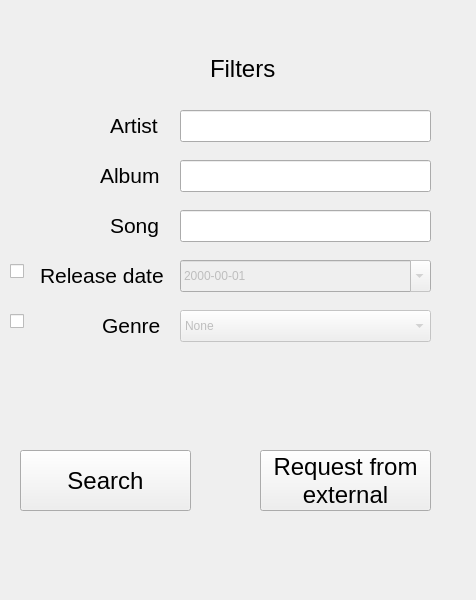
<?xml version="1.0" encoding="UTF-8"?>
<ui version="4.0">
 <class>Filters</class>
 <widget class="QWidget" name="Filters">
  <property name="geometry">
   <rect>
    <x>0</x>
    <y>0</y>
    <width>476</width>
    <height>600</height>
   </rect>
  </property>
  <property name="minimumSize">
   <size>
    <width>476</width>
    <height>600</height>
   </size>
  </property>
  <property name="maximumSize">
   <size>
    <width>476</width>
    <height>600</height>
   </size>
  </property>
  <property name="windowTitle">
   <string>Form</string>
  </property>
  <widget class="QLabel" name="label_2">
   <property name="geometry">
    <rect>
     <x>100</x>
     <y>160</y>
     <width>71</width>
     <height>30</height>
    </rect>
   </property>
   <property name="font">
    <font>
     <pointsize>16</pointsize>
    </font>
   </property>
   <property name="text">
    <string>Album</string>
   </property>
  </widget>
  <widget class="QLineEdit" name="Song">
   <property name="geometry">
    <rect>
     <x>180</x>
     <y>210</y>
     <width>251</width>
     <height>32</height>
    </rect>
   </property>
  </widget>
  <widget class="QLabel" name="label">
   <property name="geometry">
    <rect>
     <x>110</x>
     <y>110</y>
     <width>53</width>
     <height>30</height>
    </rect>
   </property>
   <property name="font">
    <font>
     <pointsize>16</pointsize>
    </font>
   </property>
   <property name="text">
    <string>Artist</string>
   </property>
  </widget>
  <widget class="QLineEdit" name="Album">
   <property name="geometry">
    <rect>
     <x>180</x>
     <y>160</y>
     <width>251</width>
     <height>32</height>
    </rect>
   </property>
  </widget>
  <widget class="QLabel" name="label_3">
   <property name="geometry">
    <rect>
     <x>110</x>
     <y>210</y>
     <width>53</width>
     <height>30</height>
    </rect>
   </property>
   <property name="font">
    <font>
     <pointsize>16</pointsize>
    </font>
   </property>
   <property name="text">
    <string>Song</string>
   </property>
  </widget>
  <widget class="QLabel" name="label_4">
   <property name="geometry">
    <rect>
     <x>40</x>
     <y>260</y>
     <width>131</width>
     <height>30</height>
    </rect>
   </property>
   <property name="font">
    <font>
     <pointsize>16</pointsize>
    </font>
   </property>
   <property name="text">
    <string>Release date</string>
   </property>
  </widget>
  <widget class="QLabel" name="label_6">
   <property name="geometry">
    <rect>
     <x>210</x>
     <y>60</y>
     <width>81</width>
     <height>18</height>
    </rect>
   </property>
   <property name="font">
    <font>
     <pointsize>18</pointsize>
    </font>
   </property>
   <property name="text">
    <string>Filters</string>
   </property>
  </widget>
  <widget class="QLineEdit" name="Artist">
   <property name="geometry">
    <rect>
     <x>180</x>
     <y>110</y>
     <width>251</width>
     <height>32</height>
    </rect>
   </property>
  </widget>
  <widget class="QComboBox" name="Genre">
   <property name="enabled">
    <bool>false</bool>
   </property>
   <property name="geometry">
    <rect>
     <x>180</x>
     <y>310</y>
     <width>251</width>
     <height>32</height>
    </rect>
   </property>
   <item>
    <property name="text">
     <string>None</string>
    </property>
   </item>
   <item>
    <property name="text">
     <string>Electronic</string>
    </property>
   </item>
  </widget>
  <widget class="QPushButton" name="pushButton">
   <property name="geometry">
    <rect>
     <x>20</x>
     <y>450</y>
     <width>171</width>
     <height>61</height>
    </rect>
   </property>
   <property name="font">
    <font>
     <pointsize>18</pointsize>
    </font>
   </property>
   <property name="text">
    <string>Search</string>
   </property>
  </widget>
  <widget class="QLabel" name="label_5">
   <property name="geometry">
    <rect>
     <x>102</x>
     <y>310</y>
     <width>61</width>
     <height>30</height>
    </rect>
   </property>
   <property name="font">
    <font>
     <pointsize>16</pointsize>
    </font>
   </property>
   <property name="text">
    <string>Genre</string>
   </property>
  </widget>
  <widget class="QDateTimeEdit" name="Release_date">
   <property name="enabled">
    <bool>false</bool>
   </property>
   <property name="geometry">
    <rect>
     <x>180</x>
     <y>260</y>
     <width>251</width>
     <height>32</height>
    </rect>
   </property>
   <property name="displayFormat">
    <string>yyyy-mm-dd</string>
   </property>
   <property name="calendarPopup">
    <bool>true</bool>
   </property>
  </widget>
  <widget class="QCheckBox" name="Release_date_checkBox">
   <property name="geometry">
    <rect>
     <x>10</x>
     <y>260</y>
     <width>21</width>
     <height>22</height>
    </rect>
   </property>
   <property name="text">
    <string/>
   </property>
  </widget>
  <widget class="QCheckBox" name="Genre_checkBox">
   <property name="geometry">
    <rect>
     <x>10</x>
     <y>310</y>
     <width>21</width>
     <height>22</height>
    </rect>
   </property>
   <property name="text">
    <string/>
   </property>
  </widget>
  <widget class="QPushButton" name="pushButton_2">
   <property name="geometry">
    <rect>
     <x>260</x>
     <y>450</y>
     <width>171</width>
     <height>61</height>
    </rect>
   </property>
   <property name="font">
    <font>
     <pointsize>18</pointsize>
    </font>
   </property>
   <property name="text">
    <string>Request from
external</string>
   </property>
  </widget>
 </widget>
 <resources/>
 <connections/>
</ui>
